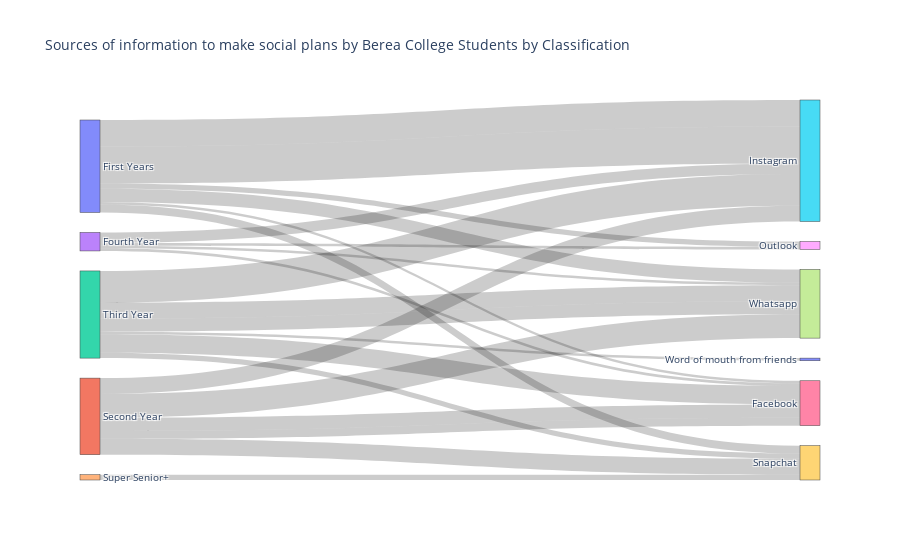

The notebook cell saved with this chart:
### Code cell
# plotted with the help of StackOverflow thread: https://stackoverflow.com/questions/70293723/how-do-i-make-a-simple-multi-level-sankey-diagram-with-plotly

import pandas as pd
import plotly.graph_objects as go

label_list = ['First Years', 'Second Year', 'Third Year', 'Fourth Year', 'Super Senior+', 'Instagram', 'Facebook','Whatsapp', 'Outlook','Snapchat','Word of mouth from friends', 'none']
num_participants = [13, 16, 15, 17, 5] # number of participants per class

source = [0,0,0,0,0,0,0, 
          1,1,1,1,1,1,1, 
          2,2,2,2,2,2,2, 
          3,3,3,3,3,3,3,
          4,4,4,4,4,4,4]

target = [5,6,7,8,9, 10, 
          5,6,7,8,9, 10, 
          5,6,7,8,9, 10,
          5,6,7,8,9, 10,
          5,6,7,8,9, 10,
         ]

count = [20, 2, 10,4,6,0,  
        28,10,18,0,12,0,
         12,6,12,0,4,2,
         24,14,10,2,0,0,
         8,2,2,0,4,0
         
        ]

fig = go.Figure(data=[go.Sankey(
    node = {"label": label_list},
    link = {"source": source, "target": target, "value": count}
    )])

fig.update_layout(title_text="Sources of information to make social plans by Berea College Students by Classification ", font_size=10)

fig.show()

### Figure 1 — Plotly figure (JSON) as saved in the notebook; plotly's stock layout.template omitted (floating-point values rounded to 4 significant figures)
{"data": [{"link": {"source": [0, 0, 0, 0, 0, 0, 0, 1, 1, 1, 1, 1, 1, 1, 2, 2, 2, 2, 2, 2, 2, 3, 3, 3, 3, 3, 3, 3, 4, 4, 4, 4, 4, 4, 4], "target": [5, 6, 7, 8, 9, 10, 5, 6, 7, 8, 9, 10, 5, 6, 7, 8, 9, 10, 5, 6, 7, 8, 9, 10, 5, 6, 7, 8, 9, 10], "value": [20, 2, 10, 4, 6, 0, 28, 10, 18, 0, 12, 0, 12, 6, 12, 0, 4, 2, 24, 14, 10, 2, 0, 0, 8, 2, 2, 0, 4, 0]}, "node": {"label": ["First Years", "Second Year", "Third Year", "Fourth Year", "Super Senior+", "Instagram", "Facebook", "Whatsapp", "Outlook", "Snapchat", "Word of mouth from friends", "none"]}, "type": "sankey"}], "layout": {"autosize": true, "font": {"size": 10}, "title": {"text": "Sources of information to make social plans by Berea College Students by Classification "}}}
